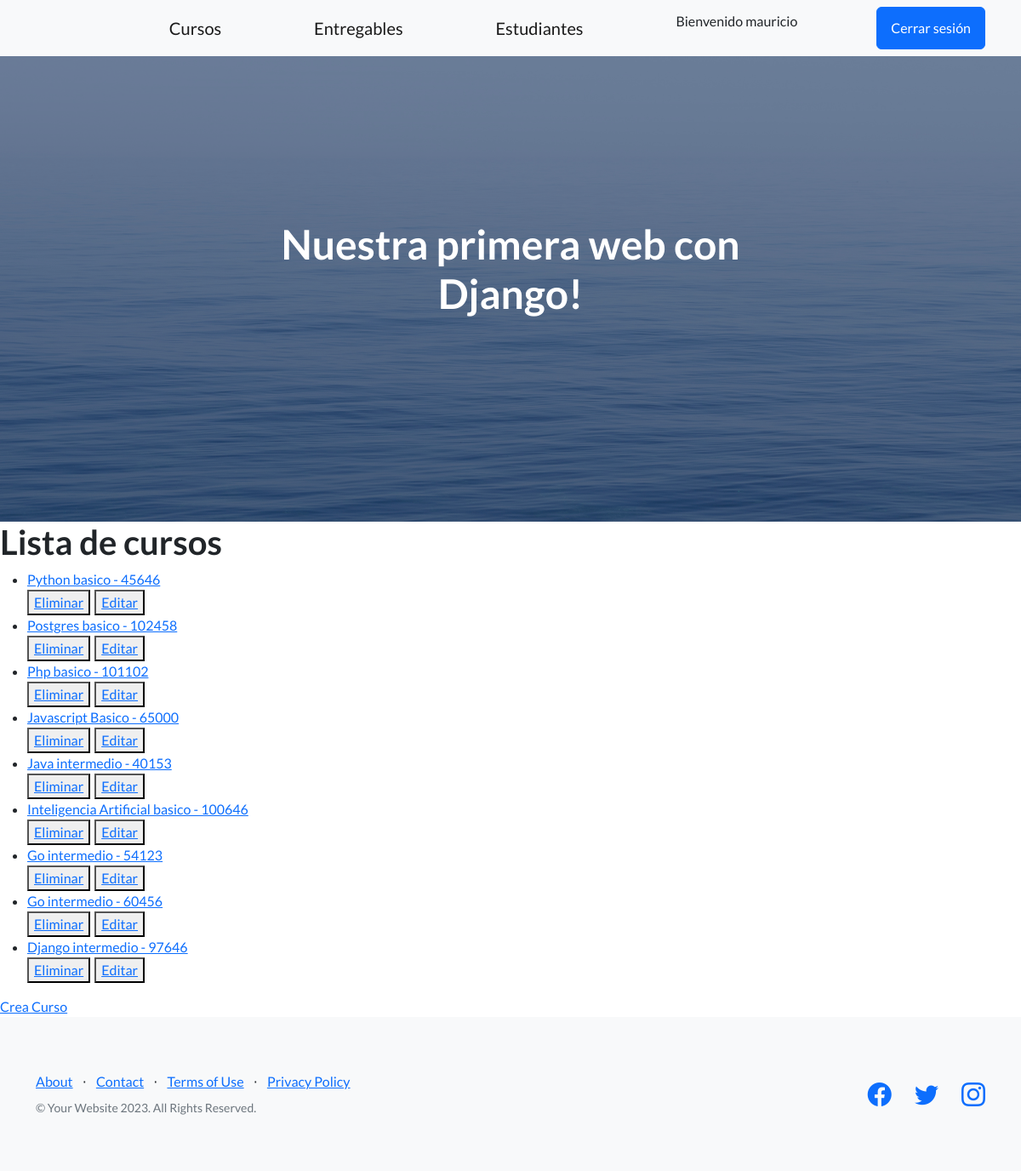
Before: /app-coder/lista-cursos2/2 (signed in) with the older database file.
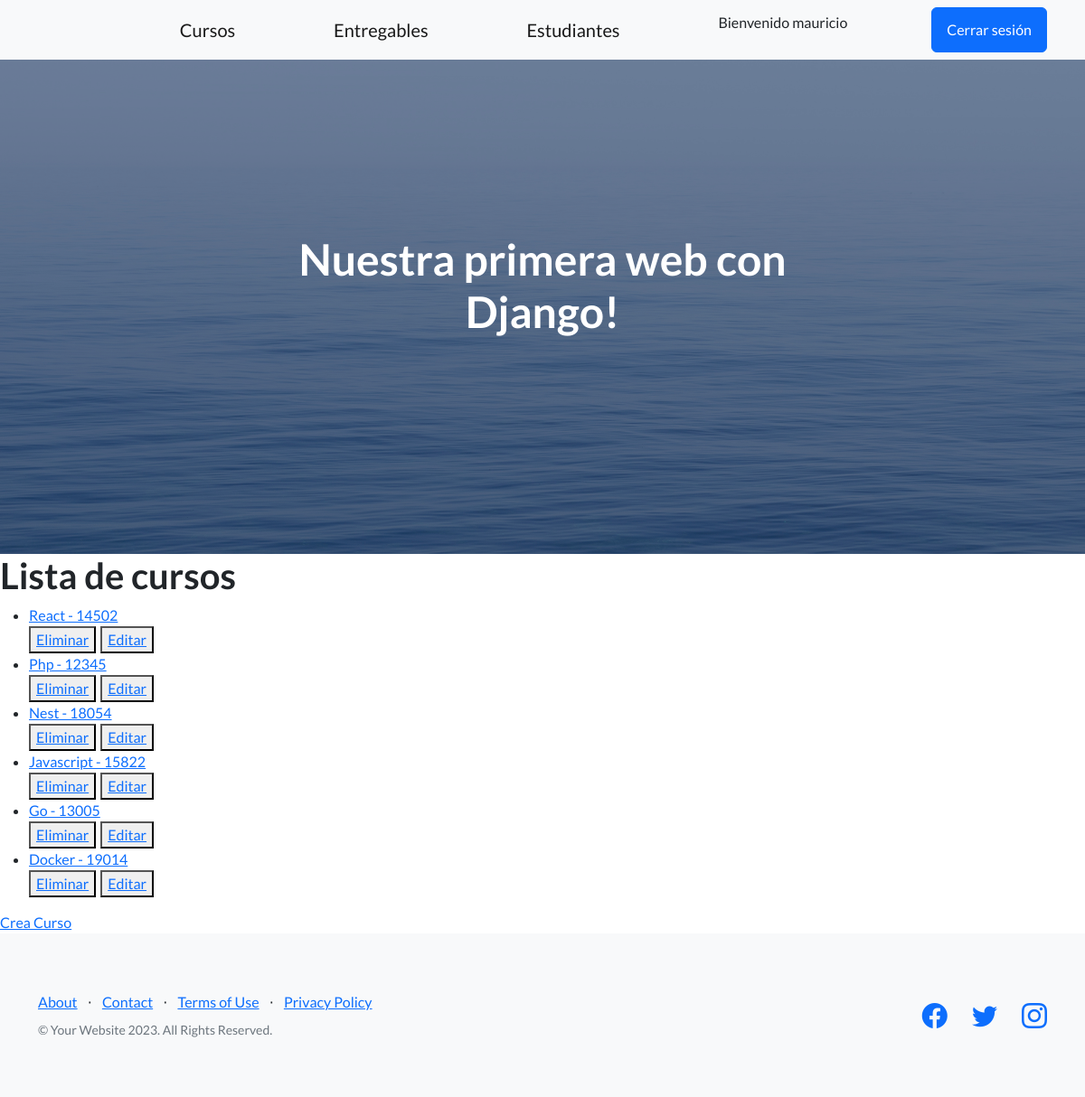
After: the same page with the newer database file.
### app_coder/models.py (models this page shows)
class Curso(models.Model):
  nombre = models.CharField(max_length=50)
  camada = models.IntegerField()
  def __str__(self):
    return f'{self.nombre} - {self.camada}'
  class Meta():
    verbose_name = 'Course'
    verbose_name_plural = 'My courses...'
    ordering = ('-nombre', 'camada')

### app_coder/views.py (the view)
# urls.py: path('lista-cursos2/<int:camada>', CursoList.as_view(), name='CursosMinCamada'),
class CursoList(LoginRequiredMixin, ListView):
  model = Curso
  template_name = 'curso_list.html'
  context_object_name = 'cursos'
  def get_queryset(self):
    value = self.kwargs["camada"]
    cursos = Curso.objects.filter(camada__gt=value)
    return cursos

### app_coder/templates/curso_list.html
{% extends 'padre.html' %}
{% block contenidoQueCambia %}
  <h1>Lista de cursos</h1>
  <ul>
    {% for curso in cursos %}
      <li>
        <a href="{% url 'DetalleCurso' curso.id %}">
          {{ curso }}
        </a>
      </li>
      <div style="display: flex; column-gap: 5px;">
        <button>
          <a href="{% url 'EliminaCurso' curso.id %}">Eliminar</a>
        </button>
        <button>
          <a href="{% url 'ActualizaCurso' curso.id %}">Editar</a>
        </button>
      </div>
    {% endfor %}
  </ul>
  <a href="{% url 'CreaCurso' %}">Crea Curso</a>
{% endblock contenidoQueCambia %}

### app_coder/templates/padre.html (shortened to what this page needs)
<!DOCTYPE html>
<html lang="en">
    <head>
        {% load static %}
        <link href="https://cdn.jsdelivr.net/npm/bootstrap-icons@1.5.0/font/bootstrap-icons.css" rel="stylesheet" type="text/css" />
        <link href="{% static 'css/styles.css' %}" rel="stylesheet" />
        <link href="{% static 'css/mis_estilos.css' %}" rel="stylesheet" />
    </head>
    <body>
        {% include 'navbar.html' %}
        <header class="masthead">
            <div class="container position-relative">
                <div class="row justify-content-center">
                    <div class="col-xl-6">
                        <div class="text-center text-white">
                            <h1 class="mb-5">Nuestra primera web con Django!</h1>
                        </div>
                    </div>
                </div>
            </div>
        </header>
        {% block contenidoQueCambia %}
        {% endblock contenidoQueCambia %}
        <footer class="footer bg-light">
            <div class="container">
                <div class="row">
                    <div class="col-lg-6 h-100 text-center text-lg-start my-auto">
                        <ul class="list-inline mb-2">
                            <li class="list-inline-item"><a href="#!">About</a></li>
                            <li class="list-inline-item">⋅</li>
                            <li class="list-inline-item"><a href="#!">Contact</a></li>
                            <li class="list-inline-item">⋅</li>
                            <li class="list-inline-item"><a href="#!">Terms of Use</a></li>
                            <li class="list-inline-item">⋅</li>
                            <li class="list-inline-item"><a href="#!">Privacy Policy</a></li>
                        </ul>
                        <p class="text-muted small mb-4 mb-lg-0">&copy; Your Website 2023. All Rights Reserved.</p>
                    </div>
                    <div class="col-lg-6 h-100 text-center text-lg-end my-auto">
                        <ul class="list-inline mb-0">
                            <li class="list-inline-item me-4">
                                <a href="#!"><i class="bi-facebook fs-3"></i></a>
                            </li>
                            <li class="list-inline-item me-4">
                                <a href="#!"><i class="bi-twitter fs-3"></i></a>
                            </li>
                            <li class="list-inline-item">
                                <a href="#!"><i class="bi-instagram fs-3"></i></a>
                            </li>
                        </ul>
                    </div>
                </div>
            </div>
        </footer>
    </body>
</html>

### app_coder/templates/navbar.html (shortened to what this page needs)
<nav class="navbar navbar-light bg-light static-top">
  <div class="container">
    <div class="home-button">
    </div>
    <a class="navbar-brand" href="{% url 'ListaCursos' %}">Cursos</a>
    <a class="navbar-brand" href="{% url 'Entregables' %}">Entregables</a>
    <a class="navbar-brand" href="{% url 'Estudiantes' %}">Estudiantes</a>
    {% if user.is_authenticated %}
      <p>Bienvenido {{user.username}}</p>
      <form action="{% url 'Logout' %}" method="post">{% csrf_token %}
        <button class="btn btn-primary" type="submit">Cerrar sesión</button>
      </form>
    {% else %}
      <a class="btn btn-primary" href="{% url 'Login' %}">Iniciar Sesion</a>
    {% endif %}
  </div>
</nav>

### app_coder/static/css/mis_estilos.css (style rules this page uses)
.home-button { padding-right: 150px; margin-left: -150px; }

Changed rows visible on the page:
removed Curso: nombre+camada "Postgres basico - 102458"
removed Curso: nombre+camada "Inteligencia Artificial basico - 100646"
removed Curso: nombre+camada "Django intermedio - 97646"
changed Curso: nombre+camada "Java intermedio - 40153" → "React - 14502"; moves up the list
changed Curso: nombre+camada "Python basico - 45646" → "Php - 12345"
changed Curso: nombre+camada "Go intermedio - 60456" → "Nest - 18054"; moves up the list
changed Curso: nombre+camada "Go intermedio - 54123" → "Javascript - 15822"; moves up the list
changed Curso (number 5 of 6 on the later page): nombre+camada "Javascript Basico - 65000" → "Go - 13005"; moves down the list
changed Curso: nombre+camada "Php basico - 101102" → "Docker - 19014"
